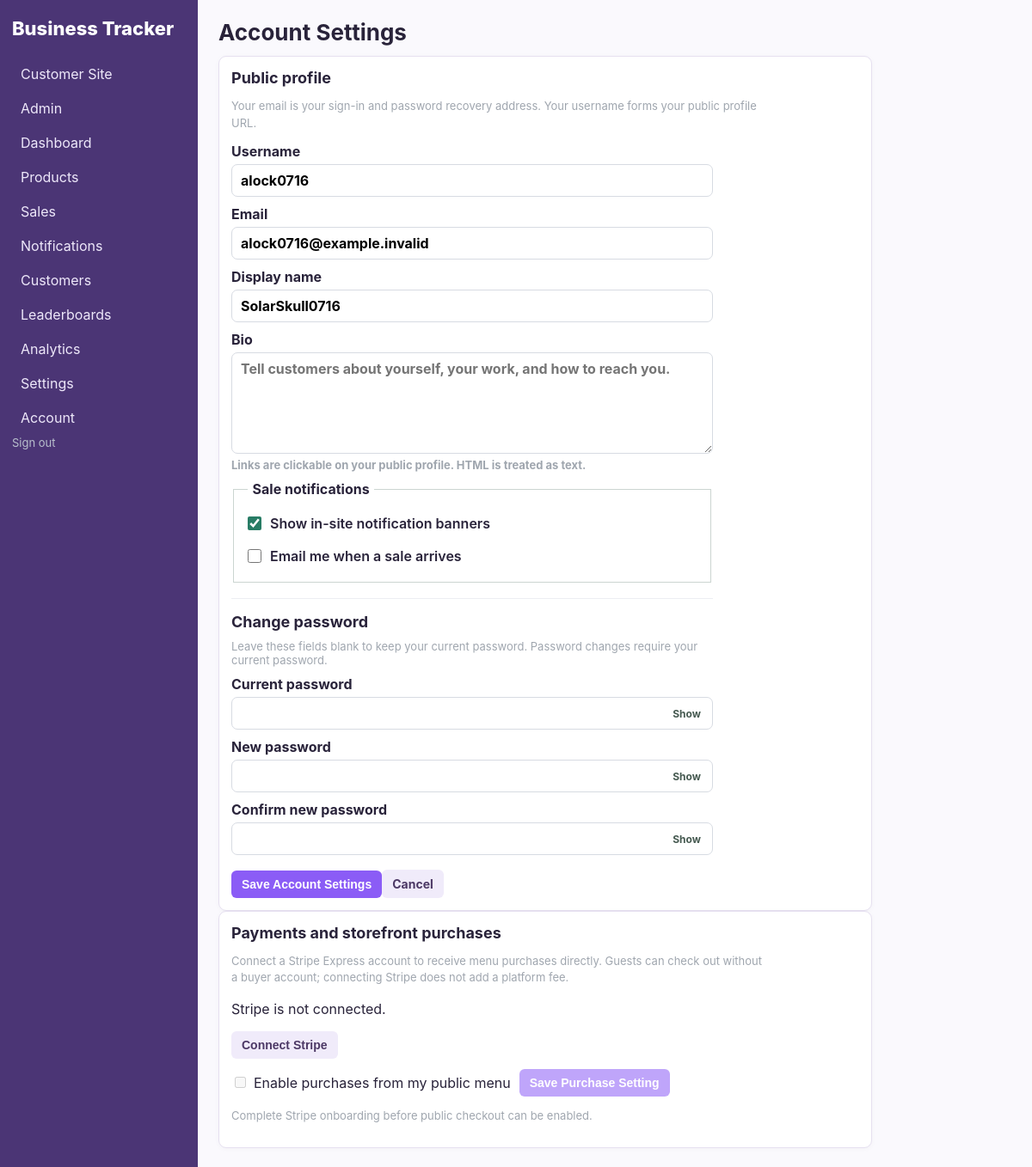
The page /settings/account (signed in) on the database its author committed.
### models.py (models this page shows)
class CreatorAccount(db.Model):
    __tablename__ = 'creator_account'
    id = db.Column(db.Integer, primary_key=True)
    username = db.Column(db.String(64), nullable=False, unique=True)
    email = db.Column(db.String(255), nullable=False, unique=True)
    display_name = db.Column(db.String(120))
    bio = db.Column(db.Text)
    password_hash = db.Column(db.String(255), nullable=False)
    is_admin = db.Column(db.Boolean, nullable=False, default=False)
    is_approved = db.Column(db.Boolean, nullable=False, default=False)
    stripe_account_id = db.Column(db.String(255), unique=True)
    stripe_customer_id = db.Column(db.String(255))
    stripe_subscription_id = db.Column(db.String(255))
    stripe_subscription_checkout_session_id = db.Column(db.String(255))
    stripe_subscription_status = db.Column(db.String(40), nullable=False, default='inactive')
    stripe_subscription_period_end = db.Column(db.DateTime)
    subscription_exempt = db.Column(db.Boolean, nullable=False, default=False)
    stripe_charges_enabled = db.Column(db.Boolean, nullable=False, default=False)
    stripe_details_submitted = db.Column(db.Boolean, nullable=False, default=False)
    accepting_orders = db.Column(db.Boolean, nullable=False, default=False)
    banner_notifications = db.Column(db.Boolean, nullable=False, default=True)
    email_notifications = db.Column(db.Boolean, nullable=False, default=False)
    created_at = db.Column(db.DateTime, default=datetime.utcnow, nullable=False)
    version_id = db.Column(db.Integer, nullable=False, default=1)
    __table_args__ = (
        db.Index('uq_creator_stripe_customer_id', 'stripe_customer_id', unique=True),
        db.Index('uq_creator_stripe_subscription_id', 'stripe_subscription_id', unique=True),
    )
    __mapper_args__ = {'version_id_col': version_id}

### app.py (the view, shortened to what this page needs)
@app.route('/settings/account', methods=['GET', 'POST'])
def account_settings():
    account = g.creator
    return render_template('settings/account.html', account=account)

### app.py (called while the page is built, shortened)
@event.listens_for(Session, 'do_orm_execute')
def scope_creator_queries(execute_state):
    if not execute_state.is_select or not execute_state.is_orm_statement or not has_request_context():
        return
    creator_id = getattr(g, 'creator_id', None)
    if getattr(g, 'is_admin', False):
        return
    if not creator_id or request.endpoint in PUBLIC_ENDPOINTS:
        return
    execute_state.statement = execute_state.statement.options(*(
        with_loader_criteria(model, lambda entity: entity.owner_id == creator_id, include_aliases=True)
        for model in TENANT_MODELS
    ))

@app.before_request
def require_creator():
    creator_id = session.get('creator_id')
    creator = db.session.get(CreatorAccount, creator_id) if creator_id else None
    if creator is None or not creator.is_approved:
        session.clear()
        return redirect(url_for('login', next=request.full_path))
    g.creator = creator
    g.creator_id = creator.id
    g.is_admin = creator.is_admin
    if request.endpoint and request.endpoint.startswith('admin_') and not creator.is_admin:
        abort(403)
    if not creator.is_admin and not creator.subscription_exempt and creator.stripe_subscription_status not in ACTIVE_SUBSCRIPTION_STATUSES:
        if request.endpoint not in BILLING_ACCESS_ENDPOINTS:
            return redirect(url_for('seller_billing'))

@app.context_processor
def helpers():
    creator = getattr(g, 'creator', None)
    unread_notifications = []
    if creator and creator.banner_notifications:
        unread_notifications = SellerNotification.query.filter_by(
            owner_id=creator.id, read_at=None
        ).order_by(SellerNotification.created_at.desc()).limit(3).all()
    return {
        'money': lambda x: f'${money(x):,.2f}',
        'current_creator': creator,
        'current_store_customer': getattr(g, 'store_customer', None),
        'unread_notifications': unread_notifications,
    }

### templates/settings/account.html (shortened to what this page needs)
{% extends 'base.html' %}
{% block heading %}Account Settings{% endblock %}
{% block content %}
<section class="panel account-settings-panel">
    <h2>Public profile</h2>
    <p class="muted">Your email is your sign-in and password recovery address. Your username forms your public profile URL.</p>
    <form method="post" class="form account-settings-form">
        <label>Username<input name="username" minlength="3" maxlength="64" pattern="[A-Za-z0-9][A-Za-z0-9_.-]*" autocomplete="username" value="{{account.username}}" required></label>
        <label>Email<input type="email" name="email" autocomplete="email" value="{{account.email}}" required></label>
        <label>Display name<input name="display_name" maxlength="120" value="{{account.display_name or ''}}" placeholder="Optional"></label>
        <label>Bio<textarea name="bio" maxlength="2000" rows="5" placeholder="Tell customers about yourself, your work, and how to reach you.">{{account.bio or ''}}</textarea><span class="muted">Links are clickable on your public profile. HTML is treated as text.</span></label>
        <fieldset class="notification-preferences"><legend>Sale notifications</legend>
            <label class="check"><input type="checkbox" name="banner_notifications" value="1" {% if account.banner_notifications %}checked{% endif %}> Show in-site notification banners</label>
            <label class="check"><input type="checkbox" name="email_notifications" value="1" {% if account.email_notifications %}checked{% endif %}> Email me when a sale arrives</label>
        </fieldset>
        <div class="account-password-section">
            <h2>Change password</h2>
            <p class="muted">Leave these fields blank to keep your current password. Password changes require your current password.</p>
            <label>Current password<input type="password" name="current_password" autocomplete="current-password"></label>
            <label>New password<input type="password" name="new_password" minlength="10" autocomplete="new-password"></label>
            <label>Confirm new password<input type="password" name="password_confirm" minlength="10" autocomplete="new-password"></label>
        </div>
        <div class="actions"><button class="button">Save Account Settings</button><a class="button secondary" href="{{url_for('settings')}}">Cancel</a></div>
    </form>
</section>
{% if current_creator.is_admin or current_creator.subscription_exempt or current_creator.stripe_subscription_status in ('active', 'trialing') %}
<section class="panel account-settings-panel stripe-seller-settings">
    <h2>Payments and storefront purchases</h2>
    <p class="muted">Connect a Stripe Express account to receive menu purchases directly. Guests can check out without a buyer account; connecting Stripe does not add a platform fee.</p>
    {% if account.stripe_account_id %}
    <dl class="stripe-status-list">
        <div><dt>Stripe account</dt><dd>Connected</dd></div>
        <div><dt>Seller details submitted</dt><dd>{{'Yes' if account.stripe_details_submitted else 'Not yet'}}</dd></div>
        <div><dt>Charges enabled</dt><dd>{{'Yes' if account.stripe_charges_enabled else 'Not yet'}}</dd></div>
    </dl>
    {% else %}<p class="stripe-connect-state">Stripe is not connected.</p>{% endif %}
    <form method="post" action="{{url_for('stripe_connect_setup')}}" class="stripe-connect-form">
        <button class="button secondary">{{'Continue Stripe setup' if account.stripe_account_id else 'Connect Stripe'}}</button>
    </form>
    <form method="post" action="{{url_for('stripe_purchase_settings')}}" class="stripe-purchase-form">
        <label class="check"><input type="checkbox" name="accepting_orders" value="1" {% if account.accepting_orders %}checked{% endif %} {% if not account.stripe_charges_enabled or not account.stripe_details_submitted %}disabled{% endif %}> Enable purchases from my public menu</label>
        <button class="button" {% if not account.stripe_charges_enabled or not account.stripe_details_submitted %}disabled{% endif %}>Save Purchase Setting</button>
    </form>
    {% if not account.stripe_charges_enabled or not account.stripe_details_submitted %}<p class="muted">Complete Stripe onboarding before public checkout can be enabled.</p>{% endif %}
</section>
{% else %}
<section class="panel account-settings-panel">
    <h2>Payments and storefront purchases</h2>
    <p class="muted">Connect Stripe and enable public purchases after your seller subscription is active.</p>
    <a class="button secondary" href="{{url_for('seller_billing')}}">Manage subscription</a>
</section>
{% endif %}
{% endblock %}

### static/css/app.css (style rules this page uses)
.notification-preferences { display: grid; gap: 0.6rem; border: 1px solid #cbd5d1; padding: 1rem; }
.notification-preferences legend { padding: 0 0.35rem; font-weight: 700; }
.notification-preferences label.check { display: flex; align-items: center; justify-content: flex-start; gap: 10px; min-height: 28px; font-weight: 600; cursor: pointer; }
.notification-preferences label.check input[type="checkbox"] { flex: 0 0 16px; width: 16px; height: 16px; margin: 0; padding: 0; accent-color: #287c65; }
:root { font-family: Inter, system-ui, -apple-system, Segoe UI, sans-serif; color: #20242b; background: #f5f6f8; }
* { box-sizing: border-box; }
body { margin: 0; display: flex; min-height: 100vh; }
h2 { font-size: 18px; margin-top: 0; }
.cards > div, .panel { background: white; border: 1px solid #e2e5ea; border-radius: 9px; padding: 14px; box-shadow: 0 3px 14px #00000008; }
.button { display: inline-block; border: 0; background: #2e5cff; color: #fff; padding: 8px 12px; border-radius: 6px; text-decoration: none; cursor: pointer; font-weight: 700; }
.secondary { background: #edf0f5; color: #303641; }
.muted { color: #7b8490; font-size: 13px; }
.form { display: grid; gap: 11px; }
.form label { display: grid; gap: 5px; font-weight: 700; }
.form input, .form select, .form textarea, .inline input { padding: 8px 10px; border: 1px solid #d7dbe2; border-radius: 7px; font: inherit; }
.form textarea { min-height: 70px; }
.password-input-wrap > input { width: 100%; min-width: 0; padding-right: 64px !important; }
.actions { margin-top: 7px; }
.muted { opacity: 0.72; }
.check { display: flex; align-items: center; gap: 6px; }
.cards > div, .panel { box-shadow: 0 1px 6px #00000008; }
.form { gap: 10px; }
.button { font-size: 14px; }
:root { --purple: #8b5cf6; --purple-dark: #6d3fd6; --purple-soft: #f1ebff; --border: #e6e0f0; }
body { background: #faf9fd; color: #29233a; }
.button { background: var(--purple); }
.secondary { background: #f0ebfa; color: #4c3865; }
.cards > div, .panel { border-color: var(--border); }
.account-settings-panel { max-width: 760px; }
.account-settings-panel > h2 { margin-bottom: 6px; }
.account-settings-panel > .muted { max-width: 620px; line-height: 1.5; }
.account-settings-form { max-width: 560px; }
.account-password-section { display: grid; gap: 10px; margin-top: 8px; padding-top: 16px; border-top: 1px solid #eceef2; }
.account-password-section h2, .account-password-section p { margin: 0; }
.stripe-seller-settings { max-width: 760px; }
.stripe-connect-form, .stripe-purchase-form { display: flex; align-items: center; flex-wrap: wrap; gap: 10px; margin: 12px 0 0; }
.stripe-purchase-form .check { min-width: 0; }
.stripe-purchase-form button:disabled { opacity: 0.55; cursor: not-allowed; }

### rows shown on the page
CreatorAccount: username "alock0716", email "alock0716@example.invalid", display_name "SolarSkull0716", banner_notifications "☑"
